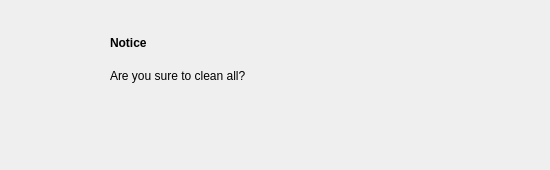
<?xml version="1.0" encoding="UTF-8"?>
<ui version="4.0">
 <class>RtSa_Dialog_Warning</class>
 <widget class="QWidget" name="RtSa_Dialog_Warning">
  <property name="geometry">
   <rect>
    <x>0</x>
    <y>0</y>
    <width>550</width>
    <height>170</height>
   </rect>
  </property>
  <property name="windowTitle">
   <string>Form</string>
  </property>
  <property name="styleSheet">
   <string notr="true">#RtSa_Dialog_Warning[status = &quot;indoor&quot;]
{
	background-color:rgba(245,245,245,1);
	border:1px solid rgb(151,151,151);
}

#RtSa_Dialog_Warning[status = &quot;outdoor&quot;]
{
	background-color:rgba(245,245,245,1);
	border:1px solid rgb(151,151,151);
}

#RtSa_Dialog_Warning[status = &quot;night&quot;]
{
	background-color:rgba(241, 210, 160,1);
	border:1px solid rgb(151,151,151);
}</string>
  </property>
  <property name="status" stdset="0">
   <string>night</string>
  </property>
  <widget class="QLabel" name="Warning">
   <property name="geometry">
    <rect>
     <x>110</x>
     <y>65</y>
     <width>360</width>
     <height>22</height>
    </rect>
   </property>
   <property name="styleSheet">
    <string notr="true">font:75 18px &quot;Arial&quot;;</string>
   </property>
   <property name="text">
    <string>Are you sure to clean all?</string>
   </property>
  </widget>
  <widget class="QDialogButtonBox" name="buttonBox">
   <property name="geometry">
    <rect>
     <x>349</x>
     <y>110</y>
     <width>164</width>
     <height>32</height>
    </rect>
   </property>
   <property name="styleSheet">
    <string notr="true"/>
   </property>
   <property name="standardButtons">
    <set>QDialogButtonBox::NoButton</set>
   </property>
  </widget>
  <widget class="QLabel" name="label">
   <property name="geometry">
    <rect>
     <x>34</x>
     <y>29</y>
     <width>60</width>
     <height>60</height>
    </rect>
   </property>
   <property name="styleSheet">
    <string notr="true">background-image: url(:/rtsa/image/notice.png);</string>
   </property>
   <property name="text">
    <string/>
   </property>
  </widget>
  <widget class="QLabel" name="Title">
   <property name="geometry">
    <rect>
     <x>110</x>
     <y>32</y>
     <width>85</width>
     <height>22</height>
    </rect>
   </property>
   <property name="styleSheet">
    <string notr="true">font:75 20px &quot;Arial&quot;;
font-weight:bold;</string>
   </property>
   <property name="text">
    <string>Notice</string>
   </property>
  </widget>
  <widget class="QDialogButtonBox" name="buttonBox_2">
   <property name="geometry">
    <rect>
     <x>349</x>
     <y>110</y>
     <width>164</width>
     <height>32</height>
    </rect>
   </property>
   <property name="styleSheet">
    <string notr="true"/>
   </property>
   <property name="standardButtons">
    <set>QDialogButtonBox::NoButton</set>
   </property>
  </widget>
 </widget>
 <resources/>
 <connections/>
</ui>
